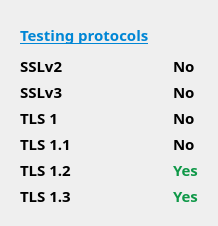
                  <widget class="QWidget" name="widget_2" native="true">
                   <layout class="QHBoxLayout" name="horizontalLayout_58">
                    <item>
                     <widget class="QWidget" name="widget_6" native="true">
                      <property name="minimumSize">
                       <size>
                        <width>0</width>
                        <height>0</height>
                       </size>
                      </property>
                      <layout class="QVBoxLayout" name="verticalLayout">
                       <item>
                        <widget class="QLabel" name="label_testProtocolsHttps">
                         <property name="minimumSize">
                          <size>
                           <width>0</width>
                           <height>30</height>
                          </size>
                         </property>
                         <property name="maximumSize">
                          <size>
                           <width>16777215</width>
                           <height>30</height>
                          </size>
                         </property>
                         <property name="font">
                          <font>
                           <family>Bahnschrift SemiBold</family>
                           <pointsize>11</pointsize>
                           <weight>75</weight>
                           <bold>true</bold>
                           <underline>true</underline>
                          </font>
                         </property>
                         <property name="styleSheet">
                          <string notr="true">color: rgba(0,134,213,255);</string>
                         </property>
                         <property name="text">
                          <string>Testing protocols</string>
                         </property>
                        </widget>
                       </item>
                       <item>
                        <widget class="QLabel" name="label_SSLv2Https">
                         <property name="minimumSize">
                          <size>
                           <width>0</width>
                           <height>20</height>
                          </size>
                         </property>
                         <property name="maximumSize">
                          <size>
                           <width>16777215</width>
                           <height>20</height>
                          </size>
                         </property>
                         <property name="font">
                          <font>
                           <family>Bahnschrift SemiBold</family>
                           <pointsize>11</pointsize>
                           <weight>75</weight>
                           <bold>true</bold>
                          </font>
                         </property>
                         <property name="text">
                          <string>SSLv2</string>
                         </property>
                        </widget>
                       </item>
                       <item>
                        <widget class="QLabel" name="label_SSLv3Https">
                         <property name="minimumSize">
                          <size>
                           <width>0</width>
                           <height>20</height>
                          </size>
                         </property>
                         <property name="maximumSize">
                          <size>
                           <width>16777215</width>
                           <height>20</height>
                          </size>
                         </property>
                         <property name="font">
                          <font>
                           <family>Bahnschrift SemiBold</family>
                           <pointsize>11</pointsize>
                           <weight>75</weight>
                           <bold>true</bold>
                          </font>
                         </property>
                         <property name="text">
                          <string>SSLv3</string>
                         </property>
                        </widget>
                       </item>
                       <item>
                        <widget class="QLabel" name="label_TLS1Https">
                         <property name="minimumSize">
                          <size>
                           <width>0</width>
                           <height>20</height>
                          </size>
                         </property>
                         <property name="maximumSize">
                          <size>
                           <width>16777215</width>
                           <height>20</height>
                          </size>
                         </property>
                         <property name="font">
                          <font>
                           <family>Bahnschrift SemiBold</family>
                           <pointsize>11</pointsize>
                           <weight>75</weight>
                           <bold>true</bold>
                          </font>
                         </property>
                         <property name="text">
                          <string>TLS 1</string>
                         </property>
                        </widget>
                       </item>
                       <item>
                        <widget class="QLabel" name="label_TLS11Https">
                         <property name="minimumSize">
                          <size>
                           <width>0</width>
                           <height>20</height>
                          </size>
                         </property>
                         <property name="maximumSize">
                          <size>
                           <width>16777215</width>
                           <height>20</height>
                          </size>
                         </property>
                         <property name="font">
                          <font>
                           <family>Bahnschrift SemiBold</family>
                           <pointsize>11</pointsize>
                           <weight>75</weight>
                           <bold>true</bold>
                          </font>
                         </property>
                         <property name="text">
                          <string>TLS 1.1</string>
                         </property>
                        </widget>
                       </item>
                       <item>
                        <widget class="QLabel" name="label_TLS12Https">
                         <property name="minimumSize">
                          <size>
                           <width>0</width>
                           <height>20</height>
                          </size>
                         </property>
                         <property name="maximumSize">
                          <size>
                           <width>16777215</width>
                           <height>20</height>
                          </size>
                         </property>
                         <property name="font">
                          <font>
                           <family>Bahnschrift SemiBold</family>
                           <pointsize>11</pointsize>
                           <weight>75</weight>
                           <bold>true</bold>
                          </font>
                         </property>
                         <property name="text">
                          <string>TLS 1.2</string>
                         </property>
                        </widget>
                       </item>
                       <item>
                        <widget class="QLabel" name="label_TLS13Https">
                         <property name="minimumSize">
                          <size>
                           <width>0</width>
                           <height>20</height>
                          </size>
                         </property>
                         <property name="maximumSize">
                          <size>
                           <width>16777215</width>
                           <height>20</height>
                          </size>
                         </property>
                         <property name="font">
                          <font>
                           <family>Bahnschrift SemiBold</family>
                           <pointsize>11</pointsize>
                           <weight>75</weight>
                           <bold>true</bold>
                          </font>
                         </property>
                         <property name="text">
                          <string>TLS 1.3</string>
                         </property>
                        </widget>
                       </item>
                      </layout>
                     </widget>
                    </item>
                    <item>
                     <widget class="QWidget" name="widget_7" native="true">
                      <layout class="QVBoxLayout" name="verticalLayout_3">
                       <item>
                        <widget class="QLabel" name="label_null8Https_2">
                         <property name="minimumSize">
                          <size>
                           <width>0</width>
                           <height>30</height>
                          </size>
                         </property>
                         <property name="maximumSize">
                          <size>
                           <width>16777215</width>
                           <height>30</height>
                          </size>
                         </property>
                         <property name="font">
                          <font>
                           <family>Bahnschrift SemiBold</family>
                           <pointsize>11</pointsize>
                           <weight>75</weight>
                           <bold>true</bold>
                          </font>
                         </property>
                         <property name="text">
                          <string/>
                         </property>
                        </widget>
                       </item>
                       <item>
                        <widget class="QLabel" name="label_ResultTLS1Https">
                         <property name="minimumSize">
                          <size>
                           <width>0</width>
                           <height>20</height>
                          </size>
                         </property>
                         <property name="maximumSize">
                          <size>
                           <width>16777215</width>
                           <height>20</height>
                          </size>
                         </property>
                         <property name="font">
                          <font>
                           <family>Bahnschrift SemiBold</family>
                           <pointsize>11</pointsize>
                           <weight>75</weight>
                           <bold>true</bold>
                          </font>
                         </property>
                         <property name="text">
                          <string>No</string>
                         </property>
                        </widget>
                       </item>
                       <item>
                        <widget class="QLabel" name="label_ResultSSLv2Https">
                         <property name="minimumSize">
                          <size>
                           <width>0</width>
                           <height>20</height>
                          </size>
                         </property>
                         <property name="maximumSize">
                          <size>
                           <width>16777215</width>
                           <height>20</height>
                          </size>
                         </property>
                         <property name="font">
                          <font>
                           <family>Bahnschrift SemiBold</family>
                           <pointsize>11</pointsize>
                           <weight>75</weight>
                           <bold>true</bold>
                          </font>
                         </property>
                         <property name="text">
                          <string>No</string>
                         </property>
                        </widget>
                       </item>
                       <item>
                        <widget class="QLabel" name="label_ResultSSLv3Https">
                         <property name="minimumSize">
                          <size>
                           <width>0</width>
                           <height>20</height>
                          </size>
                         </property>
                         <property name="maximumSize">
                          <size>
                           <width>16777215</width>
                           <height>20</height>
                          </size>
                         </property>
                         <property name="font">
                          <font>
                           <family>Bahnschrift SemiBold</family>
                           <pointsize>11</pointsize>
                           <weight>75</weight>
                           <bold>true</bold>
                          </font>
                         </property>
                         <property name="text">
                          <string>No</string>
                         </property>
                        </widget>
                       </item>
                       <item>
                        <widget class="QLabel" name="label_ResultTLS11Https">
                         <property name="minimumSize">
                          <size>
                           <width>0</width>
                           <height>20</height>
                          </size>
                         </property>
                         <property name="maximumSize">
                          <size>
                           <width>16777215</width>
                           <height>20</height>
                          </size>
                         </property>
                         <property name="font">
                          <font>
                           <family>Bahnschrift SemiBold</family>
                           <pointsize>11</pointsize>
                           <weight>75</weight>
                           <bold>true</bold>
                          </font>
                         </property>
                         <property name="text">
                          <string>No</string>
                         </property>
                        </widget>
                       </item>
                       <item>
                        <widget class="QLabel" name="label_ResultTLS12Https">
                         <property name="minimumSize">
                          <size>
                           <width>0</width>
                           <height>20</height>
                          </size>
                         </property>
                         <property name="maximumSize">
                          <size>
                           <width>16777215</width>
                           <height>20</height>
                          </size>
                         </property>
                         <property name="font">
                          <font>
                           <family>Bahnschrift SemiBold</family>
                           <pointsize>11</pointsize>
                           <weight>75</weight>
                           <bold>true</bold>
                          </font>
                         </property>
                         <property name="styleSheet">
                          <string notr="true">color: rgba(15,152,72,255);</string>
                         </property>
                         <property name="text">
                          <string>Yes</string>
                         </property>
                        </widget>
                       </item>
                       <item>
                        <widget class="QLabel" name="label_ResultTLS13Https">
                         <property name="minimumSize">
                          <size>
                           <width>0</width>
                           <height>20</height>
                          </size>
                         </property>
                         <property name="maximumSize">
                          <size>
                           <width>16777215</width>
                           <height>20</height>
                          </size>
                         </property>
                         <property name="font">
                          <font>
                           <family>Bahnschrift SemiBold</family>
                           <pointsize>11</pointsize>
                           <weight>75</weight>
                           <bold>true</bold>
                          </font>
                         </property>
                         <property name="styleSheet">
                          <string notr="true">color: rgba(15,152,72,255);</string>
                         </property>
                         <property name="text">
                          <string>Yes</string>
                         </property>
                        </widget>
                       </item>
                      </layout>
                     </widget>
                    </item>
                   </layout>
                  </widget>
